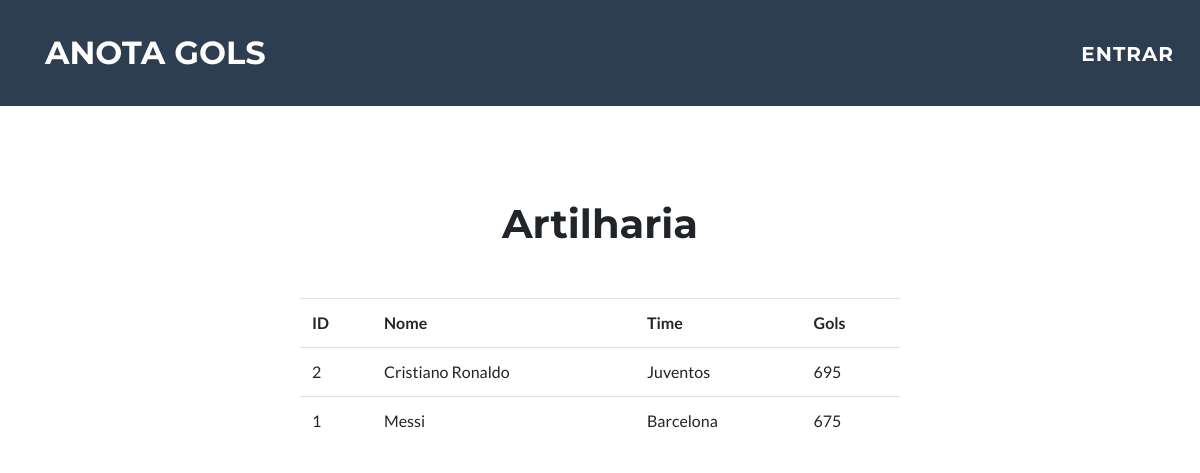
Before: /classificacao.php with the older database file.
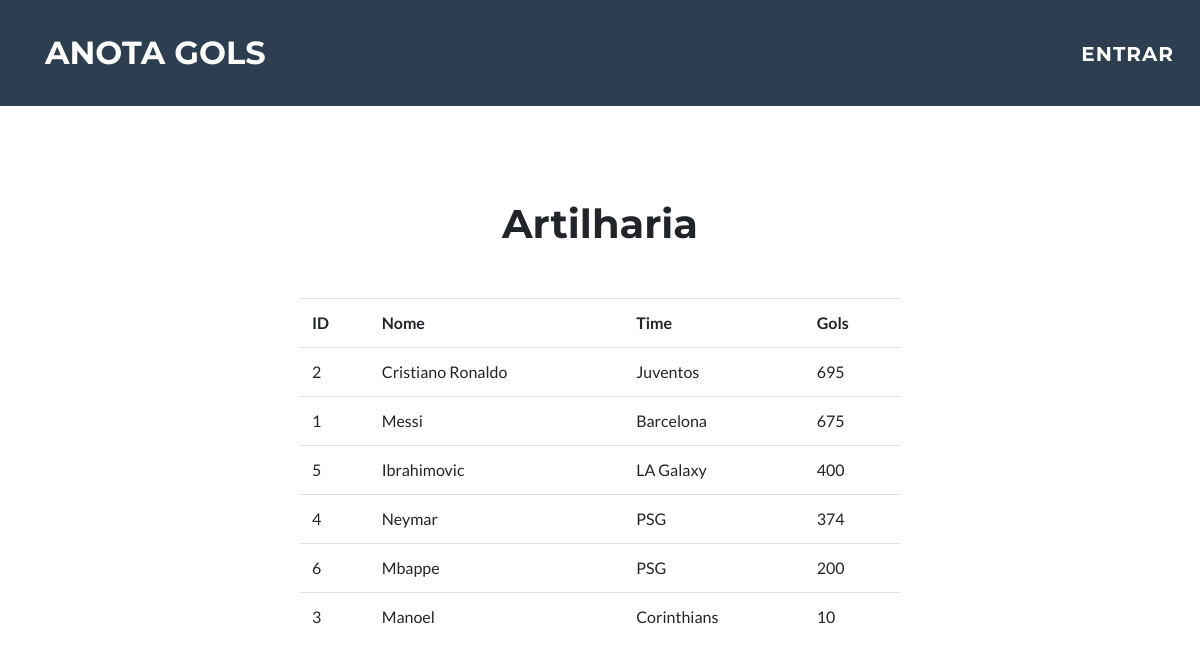
After: the same page with the newer database file.
### tables this page shows
CREATE TABLE jogador(
id integer primary key not null,
nome varchar(30) not null,
time varchar(30) not null,
gols integer not null);

### Banco.php (called while the page is built, shortened)
<?php
class Banco
{
    private $dsn = "sqlite:artilharia.sqlite";
    public function conectar()
    {
        $this ->pdo = new PDO($this->dsn);
    }
}

### Jogador.php (called while the page is built, shortened)
<?php
class Jogador extends Banco
{
    public function select()
    {
        $instrucao = $this->pdo->query("SELECT * FROM JOGADOR ORDER BY GOLS DESC");
        return $instrucao->fetchAll();
    }
}

### classificacao.php (the view, shortened to what this page needs)
<?php
require 'Banco.php';
require 'Jogador.php';
$jogador = new Jogador('jogadores');
$jogadores = $jogador->select();
?>
<!DOCTYPE html>
<html lang="pt-br">
    <head>
        <link href="vendor/bootstrap/css/bootstrap.min.css" rel="stylesheet">
        <link href="vendor/fontawesome-free/css/all.min.css" rel="stylesheet" type="text/css">
        <link href="vendor/magnific-popup/magnific-popup.css" rel="stylesheet" type="text/css">
        <link href="css/freelancer.css" rel="stylesheet">
    </head>
    <body>
        <nav class="navbar navbar-expand-lg bg-secondary fixed-top text-uppercase" id="mainNav">
            <div class="container">
                <a class="navbar-brand js-scroll-trigger" href="home.php">Anota Gols</a>
                <div class="collapse navbar-collapse" id="navbarResponsive">
                    <ul class="navbar-nav ml-auto">
                        <li class="nav-item mx-0 mx-lg-1">
                            <a class="nav-link py-3 px-0 px-lg-3 rounded" href="login.php" id="entrar" style="position: absolute; right: 10px; margin-top: -30px; font-size: 20px">Entrar</a>
                        </li>
                    </ul>
                </div>
            </div>
        </nav>
    <center>
        <h1 style="margin-top: 200px">Artilharia</h1>
        <table class="table" style="width: 600px">
            <tr id="topo">
                <td>ID</td>
                <td>Nome</td>
                <td>Time</td>
                <td>Gols</td>
            </tr>
            <?php foreach ($jogadores as $jogador): ?>
                <tr>
                    <td><?= $jogador['id']; ?></td>
                    <td><?= $jogador['nome']; ?></td>
                    <td><?= $jogador['time']; ?></td>
                    <td><?= $jogador['gols']; ?></td>
                </tr>
            <?php endforeach; ?>
        </table>
    </center>
</body>
</html>

### css/freelancer.css (style rules this page uses)
body { font-family: 'Lato'; }
h1, h2, h3, h4, h5, h6 { font-weight: 700; font-family: 'Montserrat'; }
#mainNav { padding-top: 1rem; padding-bottom: 1rem; font-weight: 700; font-family: 'Montserrat'; }
#mainNav .navbar-brand { color: #fff; }
#mainNav .navbar-nav { margin-top: 1rem; letter-spacing: 0.0625rem; }
#mainNav .navbar-nav li.nav-item a.nav-link { color: #fff; }
@media (min-width: 992px) { #mainNav { padding-top: 1.5rem; padding-bottom: 1.5rem; -webkit-transition: padding-top 0.3s, padding-bottom 0.3s; transition: padding-top 0.3s, padding-bottom 0.3s; } }
@media (min-width: 992px) { #mainNav .navbar-brand { font-size: 2em; -webkit-transition: font-size 0.3s; transition: font-size 0.3s; } }
@media (min-width: 992px) { #mainNav .navbar-nav { margin-top: 0; } }
a { color: #18BC9C; }
.bg-secondary { background-color: #2C3E50 !important; }
a#entrar { right: 5px; }

### classificacao.php (style rules this page uses)
#topo td { font-weight: bold; }
.table { margin-top: 50px; }

Changed rows visible on the page:
added jogador: id "5", nome "Ibrahimovic", time "LA Galaxy", gols "400"
added jogador: id "4", nome "Neymar", time "PSG", gols "374"
added jogador: id "6", nome "Mbappe", time "PSG", gols "200"
added jogador: id "3", nome "Manoel", time "Corinthians", gols "10"
